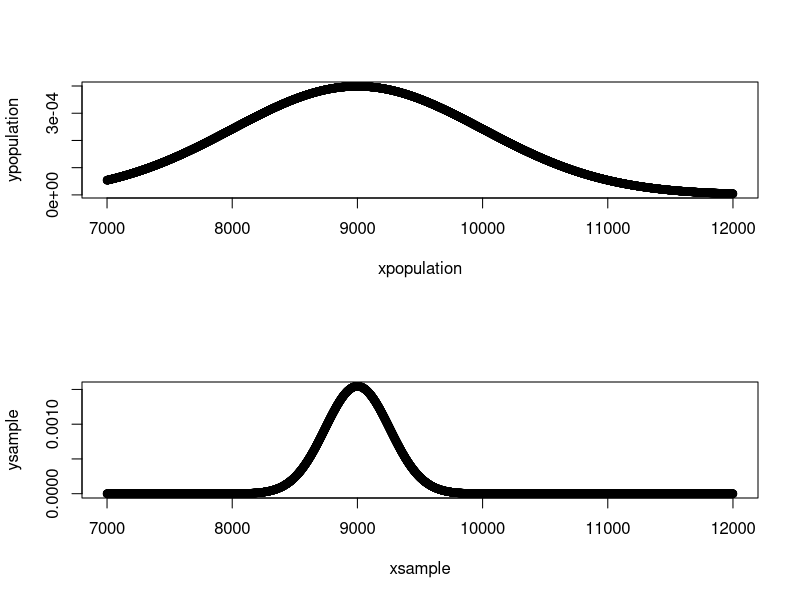

The R source for this figure:
## ---- chunk 1
knitr::opts_chunk$set(echo = TRUE)
## ---- chunk 2
(180 - 171.1) / 9.4
## ---- chunk 3
(155 - 171.1) / 9.4
## ---- chunk 4
9.4/sqrt(507)
## ---- chunk 5
(89.11 - 80.31) / 2
## ---- chunk 6
(z <- (30.69 - 32) * sqrt(36) / 4.31 )
## ---- chunk 7
(lo <- 30.69 - 1.64 * 4.31 / 6)
(hi <- 30.69 + 1.64 * 4.31 / 6)
c(lo,hi)
## ---- chunk 8
(z <- (118.2 - 100) * sqrt(36) / 6.5)
(p <- 2 * (1 - .9998))
## ---- chunk 9
(lo <- 118.2 - 1.64 * 6.5 / 6)
(hi <- 118.2 + 1.64 * 6.5 / 6)
c(lo,hi)
## ---- chunk 10
pnorm(10500, 9000, 1000, lower.tail = FALSE)
## ---- chunk 11
pnorm(10500, mean = 9000, sd = 1000/sqrt(15), lower.tail = FALSE)
## ---- chunk 12
par(mfrow = c(2, 1))

xpopulation <- 7000:12000
ypopulation <- dnorm(xpopulation,mean=9000,sd=1000)

xsample <- 7000:12000
ysample <- dnorm(xsample,mean=9000,sd=1000/sqrt(15))

plot(xpopulation,ypopulation)
plot(xsample, ysample)
